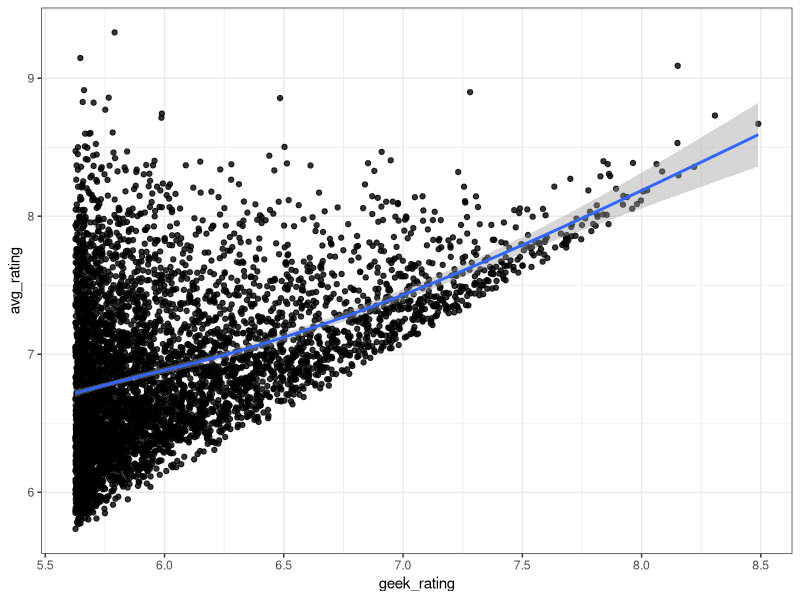
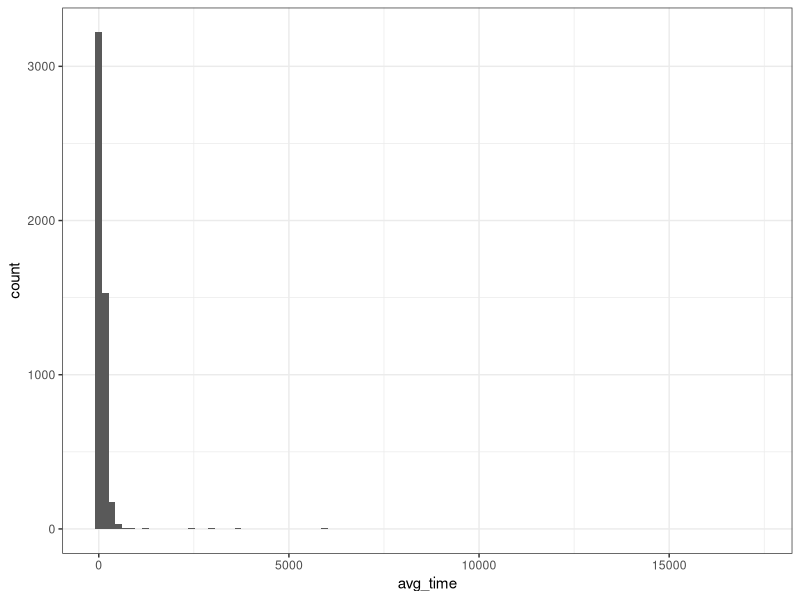
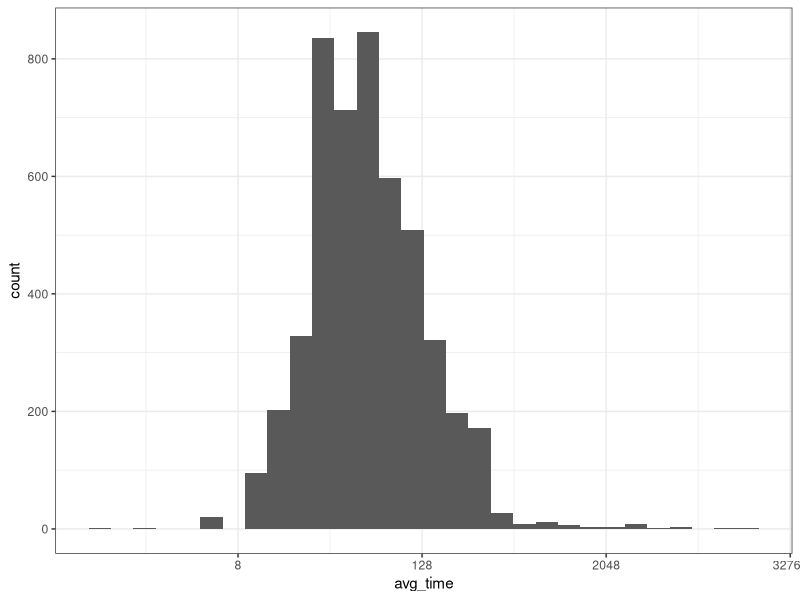
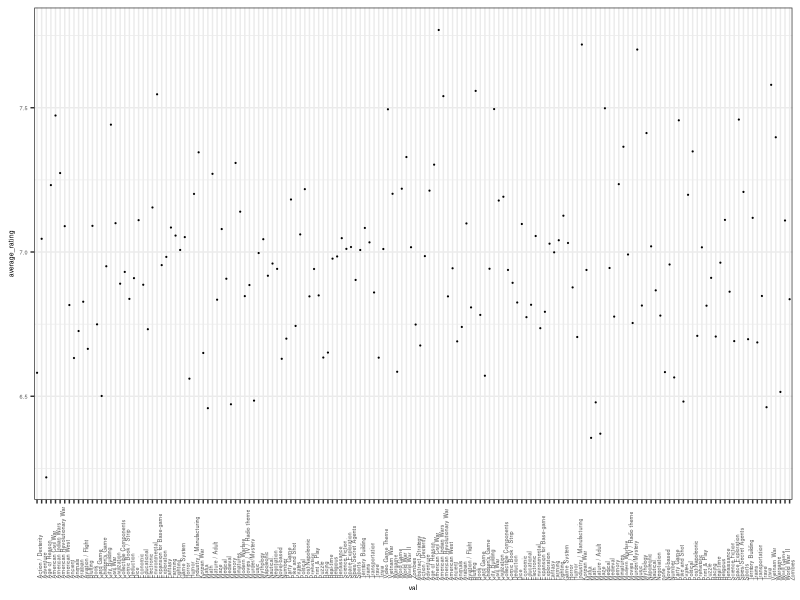
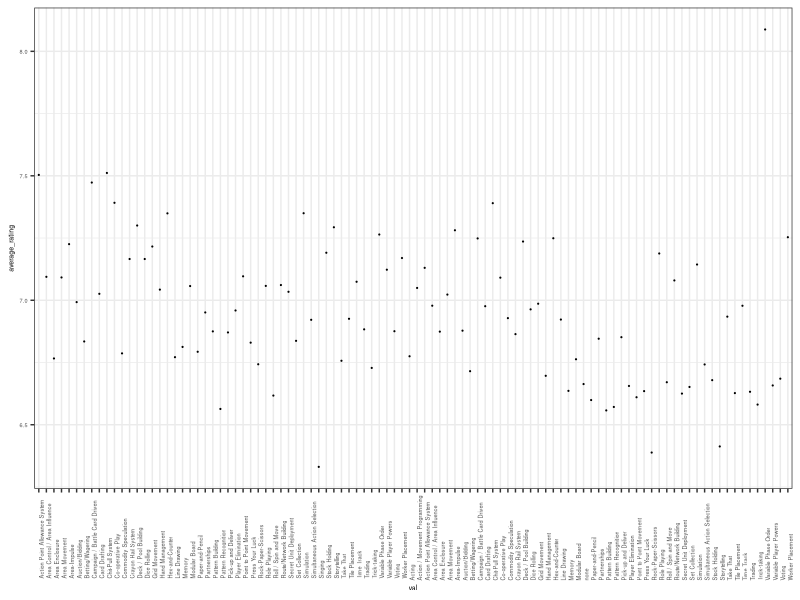

R code for these plots, in order: (Note: this script raises an error after producing the figures.)
## ---- chunk 1
knitr::opts_chunk$set(echo = TRUE)
## ---- chunk 2
library(ggplot2)
library(dslabs)
library(tidyverse)
library(dplyr)
ds_theme_set()

#game <- read.csv(file = file.choose()) #4999   20

game <- read.csv('bgg_db_2017_04.csv', header = TRUE)
names(game)
summary(game)
## ---- chunk 3
missing(game) #none
## ---- chunk 4
game %>% ggplot(aes(geek_rating, avg_rating)) +
  geom_point(alpha = 0.8) +
   geom_smooth()
## ---- chunk 5
game %>% ggplot(aes(avg_time))+
  geom_histogram(bins = 100) 
## ---- chunk 6
game %>% ggplot(aes(avg_time))+
  geom_histogram()+
  scale_x_continuous(trans = "log2") 
## ---- chunk 7
library(purrr)
#data$cat <-as.character(data$category)
#data$cat <- str_split(cat, ',')
#cateogry <- do.call(rbind,catsplit)

#split funtion
split_into_multiple <- function(column, pattern = ", ", into_prefix){
  cols <- str_split_fixed(column, pattern, n = Inf)
  # Sub out the ""'s returned by filling the matrix to the right, with NAs which are useful
  cols[which(cols == "")] <- NA
  cols <- as.tibble(cols)
  # name the 'cols' tibble as 'into_prefix_1', 'into_prefix_2', ..., 'into_prefix_m' 
  # where m = # columns of 'cols'
  m <- dim(cols)[2]

  names(cols) <- paste(into_prefix, 1:m, sep = "_")
  return(cols)
}

# Check the category variable - the avg_rating distribution across the categories
# list the board games that are the most highly rated
d <- game %>% 
  select(rank, category, avg_rating) %>%
  bind_cols(split_into_multiple(game$category,',','category'))

d1 <- d %>% 
  select(-category, -rank) %>%
  gather(key, val, -avg_rating, na.rm = T)

d2 <- d1 %>% group_by(val) %>% summarise(average_rating = mean (avg_rating)) 

d2 %>% ggplot(aes(val, y = average_rating))+
  geom_point(size=0.1)+
  theme(text = element_text(size=5),
        axis.text.x = element_text(angle = 90, hjust =0))
 
## ---- chunk 8
# Check the mechanic variable - the avg_rating distribution across the mechanic cat
# list the board games that are the most highly rated
mechanic <- game %>% 
  select(rank, mechanic, avg_rating) %>%
  bind_cols(split_into_multiple(game$mechanic,',','mechanic'))

mechanic1 <- mechanic %>% 
  select(-mechanic, -rank) %>%
  gather(key, val, -avg_rating, na.rm = T)

mechanic2 <- mechanic1 %>% group_by(val) %>% summarise(average_rating = mean (avg_rating)) 

mechanic2 %>% ggplot(aes(val, y = average_rating))+
  geom_point(size=0.1)+
  theme(text = element_text(size=5),
        axis.text.x = element_text(angle = 90, hjust =0))
## ---- chunk 9
arrange(mechanic2, desc(mechanic2$average_rating))
## ---- chunk 10
# Check the designer variable - the avg_rating distribution across the designer variable (too many, overlapped plots not informative)
# list the board games that are the most highly rated
designer <- game %>% 
  select(rank, designer, avg_rating) %>%
  bind_cols(split_into_multiple(game$designer,',','designer'))

designer1 <- designer %>% 
  select(-designer, -rank) %>%
  gather(key, val, -avg_rating, na.rm = T)

designer2 <- designer1 %>% group_by(val) %>% summarise(average_rating = mean (avg_rating)) 

designer2 %>% ggplot(aes(val, y = average_rating))+
  geom_point(size=0.1)+
  theme(text = element_text(size=5),
        axis.text.x = element_text(angle = 90, hjust =0))
## ---- chunk 11
arrange(designer2, desc(designer2$average_rating))
## ---- chunk 12
# the distribution of avg_rating across years
game %>% group_by(year) %>%
  filter(year > 0) %>%
  summarise(mean_rating = mean(avg_rating)) %>%
  ggplot(aes(year, mean_rating))+
  ggtitle('the distribution of avg_rating across years')+
  geom_point()
  
## ---- chunk 13
# the distribution of geek_rating across years
game %>% group_by(year) %>%
  filter(year > 0) %>%
  summarise(geek_mean = mean(geek_rating)) %>%
  ggplot(aes(year,geek_mean))+
  ggtitle('the distribution of geek_mean across years')+
  geom_point()
## ---- chunk 14
# the distribution of num_votes across years
game %>% group_by(year) %>%
  filter(year > 0) %>%
  summarise(sum = sum(num_votes)) %>%
  ggplot(aes(year, sum))+
  geom_point()+
  ggtitle('the distribution of num_votes across years')
## ---- chunk 15
# the distribution of owned across years
game %>% group_by(year) %>%
  filter(year > 0) %>%
  summarise(sum = sum( owned)) %>%
  ggplot(aes(year, sum))+
  geom_point()+
  ggtitle('the distribution of owned across years')
## ---- chunk 16
# the distribution of weights across years
game %>% group_by(year) %>%
  filter(year > 0) %>%
  summarise(m = mean(weight)) %>%
  ggplot(aes(year, m))+
  geom_point()+
  ggtitle('the distribution of mean weight of board games across years')
## ---- chunk 17
# the distribution of ranks across years
game %>% group_by(year) %>%
  filter(year > 0) %>%
  summarise(m = mean(rank)) %>%
  ggplot(aes(year, m))+
  geom_point()+
  ggtitle('the distribution of mean rank of board games across years')
## ---- chunk 18
rank <- game %>% group_by(year) %>%
  filter(year > 0) %>%
  summarise(m = mean(rank))

top_n(rank,10, wt = 2)
arrange(rank, desc(rank$mean_rank))
